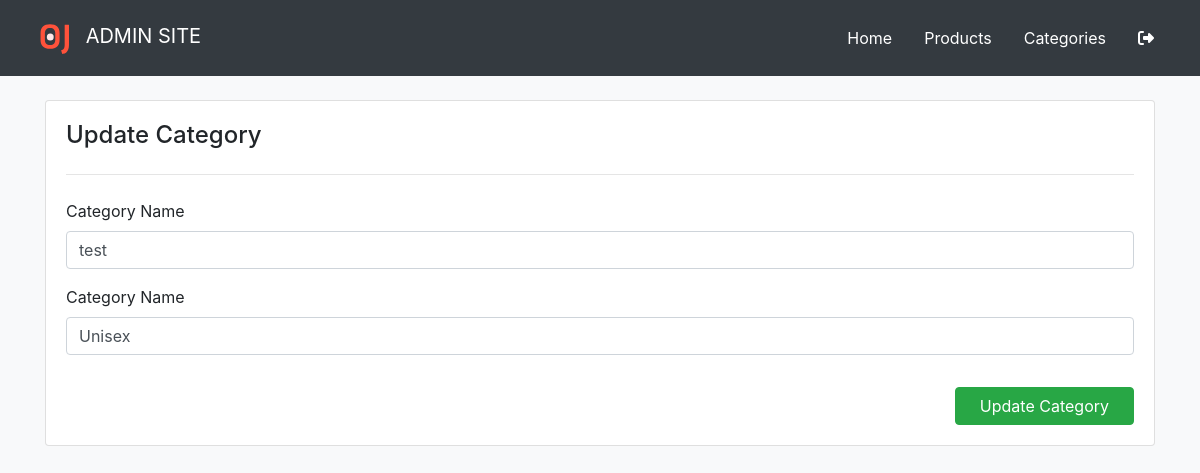
Page /admin/category-update.php?updateId=4 on the earlier database version.
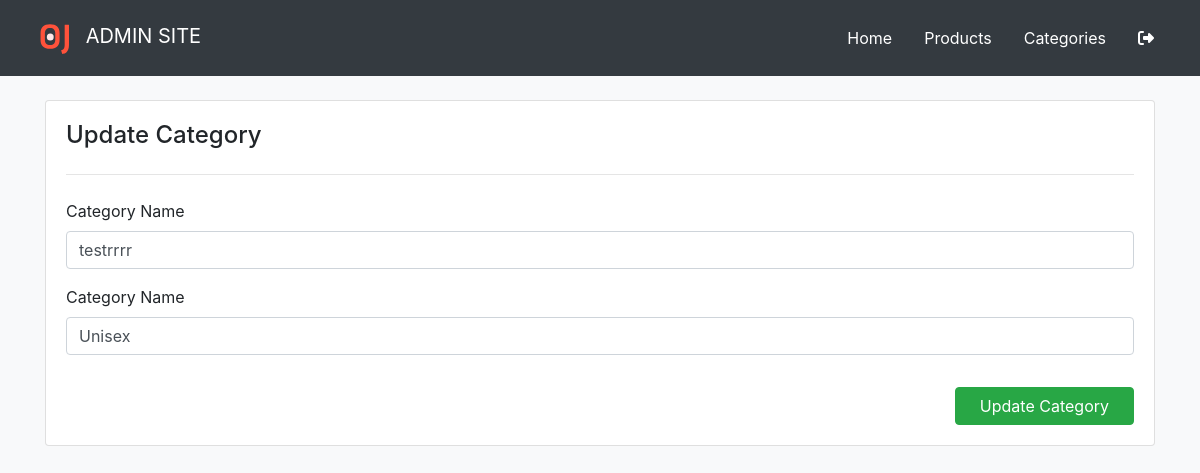
Same page on the later database version.
### tables this page shows
CREATE TABLE `category` (
  `category_id` int NOT NULL,
  `category_name` varchar(255) DEFAULT NULL,
  `category_type` varchar(255) DEFAULT NULL,
  `created_at` timestamp NULL DEFAULT NULL,
  `updated_at` timestamp NULL DEFAULT NULL
);

### admin/category-update.php (the view, shortened to what this page needs)
<?php
include('connection.php');
if(isset ($_GET['updateId'])) {
?>
<!DOCTYPE html>
<html lang="en">
<head>
  <?php include('layouts/header.php') ?>
</head>
<body class="bg-light">
  <?php include('layouts/navbar.php'); ?>
  <div class="container">
    <div class="card">
        <div class="card-body">
          <h4 class="card-title">Update Category</h4>
          <hr class="my-4">
          <form method="POST" action="category-update.php?updateId=<?php echo $_GET["updateId"]; ?>">
          <?php
            $sql=mysqli_query($conn, "select * from category where category_id='".$_GET["updateId"]."'");
            while($data=mysqli_fetch_array($sql, MYSQLI_BOTH))
            {
          ?>
          <div class="form-group">
            <label for="categoryName" class="form-label">Category Name</label>
            <input type="text" class="form-control" id="categoryName" name="categoryName" value="<?php echo $data["category_name"];?>">
          </div>
          <div class="form-group">
            <label for="categoryType" class="form-label">Category Name</label>
            <input type="text" class="form-control" id="categoryType" name="categoryType" value="<?php echo $data["category_type"];?>">
          </div>
          <?php
            }?>
          <div class="float-right mt-3">
            <button type="submit" name="submit" class="btn btn-success px-4">
              Update Category
            </button>
          </div>
        </form>
      </div>
    </div>
  </div>
</body>
</html>
<?php
} ?>

Differences in the rows shown:
changed category "Unisex": categoryName "test" → "testrrrr"
